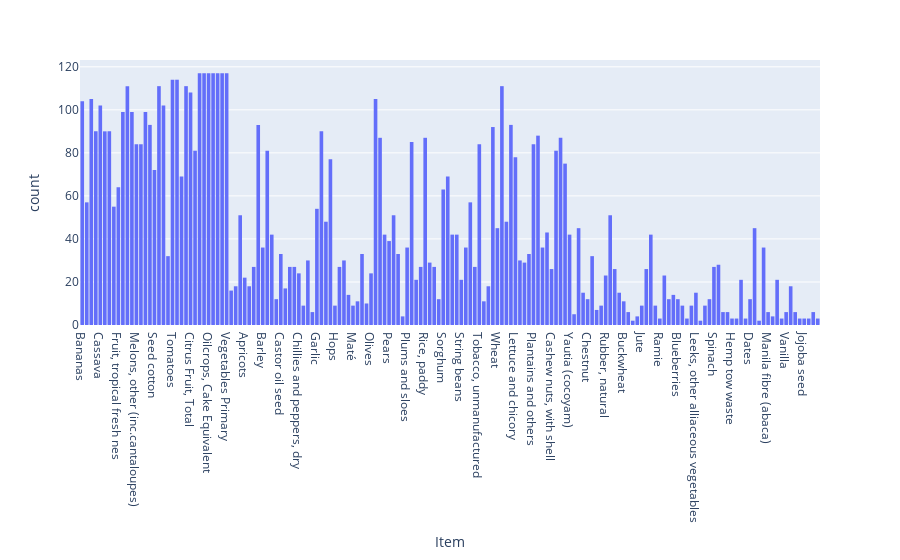

Here is the notebook cell this chart was saved with:
### Code cell
fig = px.histogram(crop_data, x="Item") # crear un histograma
fig.show() # crear gráfico de dispersión

### Figure 1 — Plotly figure (JSON) as saved in the notebook; plotly's stock layout.template omitted (floating-point values rounded to 4 significant figures; data arrays with more than 128 entries replaced by an {"elided": "..."} marker saying what was removed)
{"data": [{"bingroup": "x", "hovertemplate": "Item=%{x}<br>count=%{y}<extra></extra>", "legendgroup": "", "marker": {"color": "#636efa", "pattern": {"shape": ""}}, "name": "", "orientation": "v", "showlegend": false, "type": "histogram", "x": {"elided": "7206 str values"}, "xaxis": "x", "yaxis": "y"}], "layout": {"barmode": "relative", "legend": {"tracegroupgap": 0}, "margin": {"t": 60}, "xaxis": {"anchor": "y", "domain": [0, 1], "title": {"text": "Item"}}, "yaxis": {"anchor": "x", "domain": [0, 1], "title": {"text": "count"}}}}
